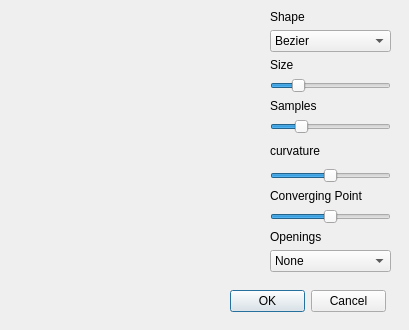
<?xml version="1.0" encoding="UTF-8"?>
<ui version="4.0">
 <class>BridgerPanel</class>
 <widget class="QWidget" name="BridgerPanel">
  <property name="geometry">
   <rect>
    <x>0</x>
    <y>0</y>
    <width>409</width>
    <height>330</height>
   </rect>
  </property>
  <property name="windowTitle">
   <string>Form</string>
  </property>
  <widget class="QDialogButtonBox" name="buttonBox">
   <property name="geometry">
    <rect>
     <x>230</x>
     <y>290</y>
     <width>156</width>
     <height>23</height>
    </rect>
   </property>
   <property name="standardButtons">
    <set>QDialogButtonBox::Cancel|QDialogButtonBox::Ok</set>
   </property>
   <property name="centerButtons">
    <bool>false</bool>
   </property>
  </widget>
  <widget class="QLabel" name="image">
   <property name="geometry">
    <rect>
     <x>20</x>
     <y>20</y>
     <width>241</width>
     <height>251</height>
    </rect>
   </property>
   <property name="text">
    <string/>
   </property>
   <property name="scaledContents">
    <bool>true</bool>
   </property>
  </widget>
  <widget class="QWidget" name="gridLayoutWidget">
   <property name="geometry">
    <rect>
     <x>270</x>
     <y>10</y>
     <width>131</width>
     <height>262</height>
    </rect>
   </property>
   <layout class="QGridLayout" name="gridLayout">
    <property name="sizeConstraint">
     <enum>QLayout::SetNoConstraint</enum>
    </property>
    <item row="11" column="0">
     <widget class="QComboBox" name="adhesiveComboBox">
      <item>
       <property name="text">
        <string>None</string>
       </property>
      </item>
      <item>
       <property name="text">
        <string>Round</string>
       </property>
      </item>
      <item>
       <property name="text">
        <string>Rectangle</string>
       </property>
      </item>
     </widget>
    </item>
    <item row="3" column="0">
     <widget class="QSlider" name="sizeSlider">
      <property name="minimum">
       <number>0</number>
      </property>
      <property name="maximum">
       <number>100</number>
      </property>
      <property name="value">
       <number>20</number>
      </property>
      <property name="sliderPosition">
       <number>20</number>
      </property>
      <property name="orientation">
       <enum>Qt::Horizontal</enum>
      </property>
      <property name="invertedAppearance">
       <bool>false</bool>
      </property>
      <property name="invertedControls">
       <bool>false</bool>
      </property>
     </widget>
    </item>
    <item row="0" column="0">
     <widget class="QLabel" name="label">
      <property name="text">
       <string>Shape</string>
      </property>
     </widget>
    </item>
    <item row="8" column="0">
     <widget class="QLabel" name="convergeLabel">
      <property name="text">
       <string>Converging Point</string>
      </property>
     </widget>
    </item>
    <item row="10" column="0">
     <widget class="QLabel" name="label_5">
      <property name="text">
       <string>Openings</string>
      </property>
     </widget>
    </item>
    <item row="6" column="0">
     <widget class="QLabel" name="curvLabel">
      <property name="text">
       <string>curvature</string>
      </property>
     </widget>
    </item>
    <item row="7" column="0">
     <widget class="QSlider" name="curvSlider">
      <property name="maximum">
       <number>10</number>
      </property>
      <property name="singleStep">
       <number>1</number>
      </property>
      <property name="sliderPosition">
       <number>5</number>
      </property>
      <property name="orientation">
       <enum>Qt::Horizontal</enum>
      </property>
      <property name="tickPosition">
       <enum>QSlider::NoTicks</enum>
      </property>
     </widget>
    </item>
    <item row="5" column="0">
     <widget class="QSlider" name="samplesSlider">
      <property name="minimum">
       <number>1</number>
      </property>
      <property name="maximum">
       <number>10</number>
      </property>
      <property name="sliderPosition">
       <number>3</number>
      </property>
      <property name="orientation">
       <enum>Qt::Horizontal</enum>
      </property>
      <property name="tickPosition">
       <enum>QSlider::NoTicks</enum>
      </property>
     </widget>
    </item>
    <item row="4" column="0">
     <widget class="QLabel" name="sampleLabel">
      <property name="text">
       <string>Samples</string>
      </property>
     </widget>
    </item>
    <item row="9" column="0">
     <widget class="QSlider" name="convergeSlider">
      <property name="minimum">
       <number>-100</number>
      </property>
      <property name="maximum">
       <number>100</number>
      </property>
      <property name="orientation">
       <enum>Qt::Horizontal</enum>
      </property>
     </widget>
    </item>
    <item row="1" column="0">
     <widget class="QComboBox" name="shapeComboBox">
      <item>
       <property name="text">
        <string>Bezier</string>
       </property>
      </item>
      <item>
       <property name="text">
        <string>Original</string>
       </property>
      </item>
      <item>
       <property name="text">
        <string>Flat</string>
       </property>
      </item>
     </widget>
    </item>
    <item row="2" column="0">
     <widget class="QLabel" name="sizeLabel">
      <property name="text">
       <string>Size</string>
      </property>
     </widget>
    </item>
    <item row="6" column="1">
     <spacer name="verticalSpacer">
      <property name="orientation">
       <enum>Qt::Vertical</enum>
      </property>
      <property name="sizeHint" stdset="0">
       <size>
        <width>10</width>
        <height>40</height>
       </size>
      </property>
     </spacer>
    </item>
   </layout>
  </widget>
 </widget>
 <resources/>
 <connections/>
</ui>
